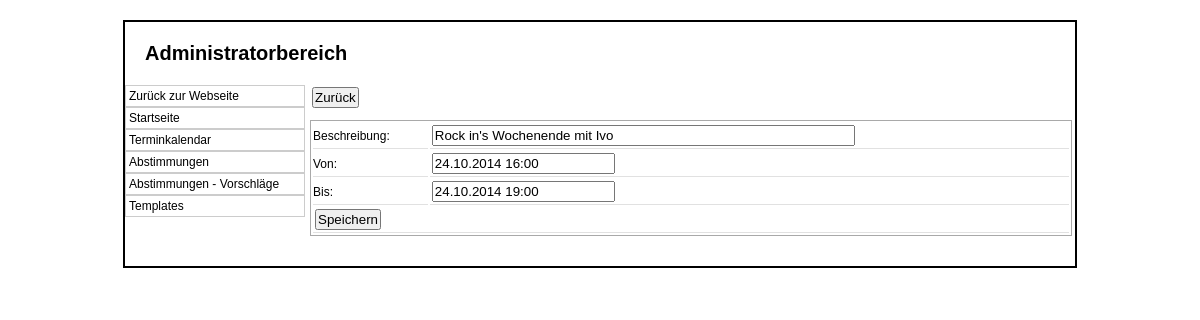
Screenshot of /admin/termin.php?edit=17 with the database file from the repository.
### tables this page shows
CREATE TABLE IF NOT EXISTS `termine` (
  `ID` int(10) NOT NULL AUTO_INCREMENT,
  `Text` varchar(250) DEFAULT NULL,
  `Von` datetime NOT NULL,
  `Bis` datetime NOT NULL,
  PRIMARY KEY (`ID`)
);

### class/mysqli.class.php (called while the page is built, shortened)
<?php
class MysqliDb
{
    protected static $_prefix;
    protected $_mysqli;
    protected $_query;
    protected $_where = array();
    protected $_orderBy = array();
    protected $_groupBy = array();
    protected $_bindParams = array('');
    protected $host;
    protected $username;
    protected $password;
    protected $db;
    protected $port;
    public function __construct($host = NULL, $username = NULL, $password = NULL, $db = NULL, $port = NULL)
    {
        $this->host = $host;
        $this->username = $username;
        $this->password = $password;
        $this->db = $db;
        if($port == NULL)
            $this->port = ini_get ('mysqli.default_port');
        else
            $this->port = $port;
    }
    public function connect()
    {
        $this->_mysqli = new mysqli ($this->host, $this->username, $this->password, $this->db, $this->port)
            or die('There was a problem connecting to the database');
        $this->_mysqli->set_charset ('utf8');
    }
    protected function reset()
    {
        $this->_where = array();
        $this->_orderBy = array();
        $this->_groupBy = array();
        $this->_bindParams = array('');
        $this->_query = null;
    }
    public function setPrefix($prefix = '')
    {
        self::$_prefix = $prefix;
        return $this;
    }
    public function get($tableName, $numRows = null, $columns = '*')
    {
        if (empty ($columns))
            $columns = '*';
        $column = is_array($columns) ? implode(', ', $columns) : $columns;
        $this->_query = "SELECT $column FROM " .self::$_prefix . $tableName;
        $stmt = $this->_buildQuery($numRows);
        $stmt->execute();
        return $this->_dynamicBindResults($stmt);
    }
    public function where($whereProp, $whereValue = null, $operator = null)
    {
        $this->_where[] = Array ("AND", $whereValue, $whereProp);
        return $this;
    }
    protected function _determineType($item)
    {
        switch (gettype($item)) {
            case 'NULL':
            case 'string':
                return 's';
                break;
        }
        return '';
    }
    protected function _bindParam($value) {
        $this->_bindParams[0] .= $this->_determineType ($value);
        array_push ($this->_bindParams, $value);
    }
    protected function _buildPair ($operator, $value) {
        if (!is_object($value)) {
            return ' ' . $operator. ' ? ';
        }
        $subQuery = $value->getSubQuery ();
        return " " . $operator . " (" . $subQuery['query'] . ")";
    }
    protected function _buildQuery($numRows = null, $tableData = null)
    {
        $stmt = $this->_prepareQuery();
        if (count ($this->_bindParams) > 1)
            call_user_func_array(array($stmt, 'bind_param'), $this->refValues($this->_bindParams));
        return $stmt;
    }
    protected function _dynamicBindResults(mysqli_stmt $stmt)
    {
        $parameters = array();
        $results = array();
        $meta = $stmt->result_metadata();
        $row = array();
        while ($field = $meta->fetch_field()) {
            $row[$field->name] = null;
            $parameters[] = & $row[$field->name];
        }
        call_user_func_array(array($stmt, 'bind_result'), $parameters);
        while ($stmt->fetch()) {
            $x = array();
            foreach ($row as $key => $val) {
                $x[$key] = $val;
            }
            array_push($results, $x);
        }
        return $results;
    }
    protected function _buildTableData ($tableData) {
        if (!is_array ($tableData))
            return;
        $this->_query = rtrim($this->_query, ', ');
    }
    protected function _buildWhere () {
        if (empty ($this->_where))
            return;
        $this->_query .= ' WHERE ';
        $this->_where[0][0] = '';
        foreach ($this->_where as $cond) {
            list ($concat, $wValue, $wKey) = $cond;
            $this->_query .= " " . $concat ." " . $wKey;
            if (!is_array ($wValue))
                $wValue = Array ('=' => $wValue);
            $key = key ($wValue);
            $val = $wValue[$key];
            switch (strtolower ($key)) {
                default:
                    $this->_query .= $this->_buildPair ($key, $val);
            }
        }
    }
    protected function _buildGroupBy () {
        if (empty ($this->_groupBy))
            return;
        $this->_query .= " GROUP BY ";
        $this->_query = rtrim($this->_query, ', ') . " ";
    }
    protected function _buildOrderBy () {
        if (empty ($this->_orderBy))
            return;
        $this->_query .= " ORDER BY ";
        $this->_query = rtrim ($this->_query, ', ') . " ";
    }
    protected function _buildLimit ($numRows) {
        if (!isset ($numRows))
            return;
        if (is_array ($numRows))
            $this->_query .= ' LIMIT ' . (int)$numRows[0] . ', ' . (int)$numRows[1];
        else
            $this->_query .= ' LIMIT ' . (int)$numRows;
    }
    protected function _prepareQuery()
    {
        if (!$stmt = $this->_mysqli->prepare($this->_query)) {
            trigger_error("Problem preparing query ($this->_query) " . $this->_mysqli->error, E_USER_ERROR);
        }
        return $stmt;
    }
    protected function refValues($arr)
    {
        if (strnatcmp(phpversion(), '5.3') >= 0) {
            $refs = array();
            foreach ($arr as $key => $value) {
                $refs[$key] = & $arr[$key];
            }
            return $refs;
        }
        return $arr;
    }
    protected function replacePlaceHolders ($str, $vals) {
        $i = 1;
        $newStr = "";
        while ($pos = strpos ($str, "?")) {
            $val = $vals[$i++];
            $newStr .= substr ($str, 0, $pos) . $val;
            $str = substr ($str, $pos + 1);
        }
        return $newStr;
    }
}

### db_connect.php (called while the page is built, shortened)
<?php
include_once 'class/mysqli.class.php';
$db		= new MysqliDb(HOST,USER,PASSWORD,DATABASE);
?>

### admin/termin.php (the view, shortened to what this page needs)
<?php
require_once('../db_connect.php');
$inhalt = null;
if(isset($_GET['edit'])) {
	$id = $_GET['edit'];
	$cols		= array("ID", "Text", "Von", "Bis");
	$db->where("ID", $id);
	$termine	= $db->get(T_TERMINE, null, $cols);
	foreach ($termine as $termin) {
		$inhalt .= '<form method="POST" action="index.php?p=termine"><input type="submit" name="back" value="Zurück"></form>
		<form method="POST">
			<table class="standard">
				<tr>
					<td>Beschreibung:</td>
					<td><input type="text" name="text" value="'.$termin['Text'].'" size="50"></td>
				</tr>
				<tr>
					<td>Von:</td>
					<td><input type="text" name="von" value="'.date('d.m.Y H:i',strtotime($termin['Von'])).'" class="datetimepicker"></td>
				</tr>
				<tr>
					<td>Bis:</td>
					<td><input type="text" name="bis" value="'.date('d.m.Y H:i',strtotime($termin['Bis'])).'" class="datetimepicker"></td>
				</tr>
				<tr>
					<td colspan="2">
						<input type="hidden" name="id" value="'.$termin['ID'].'">
						<input type="submit" name="edit" value="Speichern">
					</td>
				</tr>
			</table>
		</form>';
	}
}
?>
<html>
<head>
	<link rel="stylesheet" type="text/css" href="style.css">
	<link rel="stylesheet" href="../css/tcal.css">
</head>
<body>
	<div id="container">
		<div id="header">
			<h1>Administratorbereich</h1>
		</div>
		<div id="navi">
			<ul>
				<li><a href="../">Zurück zur Webseite</a></li>
				<li><a href="index.php">Startseite</a></li>
				<li><a href="index.php?p=termine">Terminkalendar</a></li>
				<li><a href="abstimmung.php">Abstimmungen</a></li>
				<li><a href="vorschlaege.php">Abstimmungen - Vorschläge</a></li>
				<li><a href="templates.php">Templates</a></li>
			</ul>
		</div>
		<div id="content">
		<?php
			echo $inhalt;
		?>
		</div>
	</div>
</body>
</html>

### admin/style.css (style rules this page uses)
* { margin:0; padding:0; }
body { background-color:#FFF; color:#000; font-family:Verdana,Arial; font-size:12px; }
a { color:#000; text-decoration:none; }
input { padding:1px; margin:2px; }
div#container { border:2px solid #000; margin:20px auto; padding-bottom:20px; width:950px; }
div#header { padding:20px; }
div#header h1 { font-size:20px; }
div#navi { float:left; width:180px; }
div#navi ul { list-style-type:none; }
div#navi ul li { border:1px solid #ccc; }
div#navi ul li a { display:block; padding:3px; }
div#content { float:left; width:762px; margin-left:5px; }
table.standard { width:100%; border:1px solid darkgrey; margin-top:10px; margin-bottom:10px; }
table.standard tr td { font-size:12px; border-bottom:1px solid #E1E1E1; }

### rows the page displays
termine: text "Rock in's Wochenende mit Ivo", von "24.10.2014 16:00", bis "24.10.2014 19:00"
